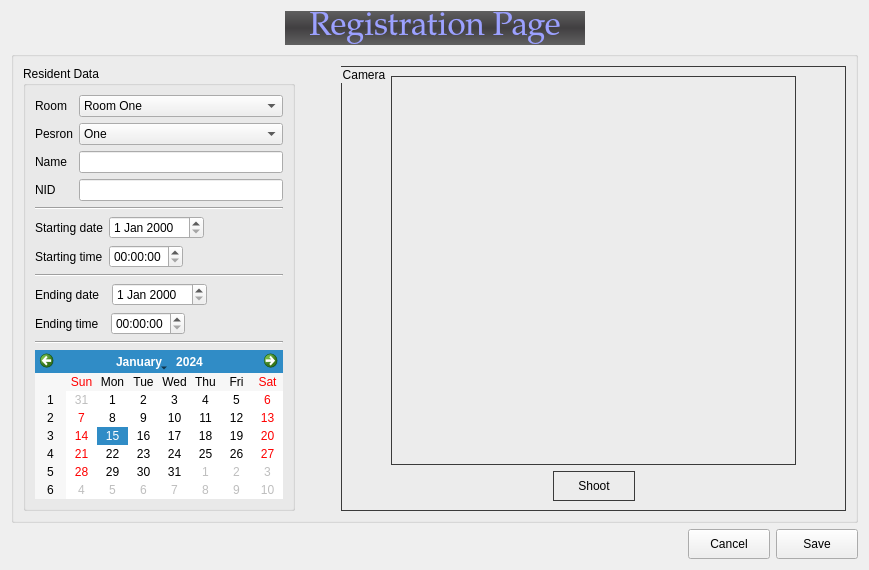
      <widget class="QWidget" name="page_3">
       <layout class="QGridLayout" name="gridLayout_82">
        <item row="0" column="0">
         <layout class="QHBoxLayout" name="horizontalLayout_39">
          <item>
           <spacer name="horizontalSpacer_25">
            <property name="orientation">
             <enum>Qt::Horizontal</enum>
            </property>
            <property name="sizeHint" stdset="0">
             <size>
              <width>40</width>
              <height>20</height>
             </size>
            </property>
           </spacer>
          </item>
          <item>
           <widget class="QLabel" name="label_45">
            <property name="minimumSize">
             <size>
              <width>300</width>
              <height>0</height>
             </size>
            </property>
            <property name="font">
             <font>
              <family>URW Palladio L</family>
              <pointsize>25</pointsize>
              <weight>9</weight>
              <italic>false</italic>
              <bold>false</bold>
             </font>
            </property>
            <property name="styleSheet">
             <string notr="true">font: 75 25pt &quot;URW Palladio L&quot;;
color:rgb(156, 161, 255);
background-color:qlineargradient(spread:pad, x1:0.600329, y1:1, x2:0.600939, y2:0, stop:0 rgba(97, 97, 97, 255), stop:0.502347 rgba(65, 63, 65, 255), stop:1 rgba(95, 95, 95, 255))</string>
            </property>
            <property name="text">
             <string>Registration Page</string>
            </property>
            <property name="alignment">
             <set>Qt::AlignCenter</set>
            </property>
           </widget>
          </item>
          <item>
           <spacer name="horizontalSpacer_51">
            <property name="orientation">
             <enum>Qt::Horizontal</enum>
            </property>
            <property name="sizeHint" stdset="0">
             <size>
              <width>40</width>
              <height>20</height>
             </size>
            </property>
           </spacer>
          </item>
         </layout>
        </item>
        <item row="1" column="0">
         <widget class="QGroupBox" name="groupBox_26">
          <property name="title">
           <string/>
          </property>
          <layout class="QGridLayout" name="gridLayout_83" columnstretch="0,0,0">
           <item row="0" column="2">
            <widget class="QGroupBox" name="groupBox_25">
             <property name="styleSheet">
              <string notr="true">border:1px solid rgb(58, 58, 58)</string>
             </property>
             <property name="title">
              <string>Camera</string>
             </property>
             <layout class="QGridLayout" name="gridLayout_80">
              <item row="1" column="1">
               <layout class="QHBoxLayout" name="horizontalLayout">
                <item>
                 <spacer name="horizontalSpacer_3">
                  <property name="orientation">
                   <enum>Qt::Horizontal</enum>
                  </property>
                  <property name="sizeHint" stdset="0">
                   <size>
                    <width>40</width>
                    <height>20</height>
                   </size>
                  </property>
                 </spacer>
                </item>
                <item>
                 <widget class="QPushButton" name="ShootBtN">
                  <property name="minimumSize">
                   <size>
                    <width>82</width>
                    <height>30</height>
                   </size>
                  </property>
                  <property name="text">
                   <string>Shoot</string>
                  </property>
                 </widget>
                </item>
                <item>
                 <spacer name="horizontalSpacer_4">
                  <property name="orientation">
                   <enum>Qt::Horizontal</enum>
                  </property>
                  <property name="sizeHint" stdset="0">
                   <size>
                    <width>40</width>
                    <height>20</height>
                   </size>
                  </property>
                 </spacer>
                </item>
               </layout>
              </item>
              <item row="0" column="1">
               <widget class="QLabel" name="CameraLB">
                <property name="minimumSize">
                 <size>
                  <width>405</width>
                  <height>170</height>
                 </size>
                </property>
                <property name="maximumSize">
                 <size>
                  <width>500</width>
                  <height>650</height>
                 </size>
                </property>
                <property name="styleSheet">
                 <string notr="true"/>
                </property>
                <property name="text">
                 <string/>
                </property>
                <property name="pixmap">
                 <pixmap resource="icons.qrc">:/newPrefix/Icons/person-icon-1675.png</pixmap>
                </property>
                <property name="scaledContents">
                 <bool>true</bool>
                </property>
               </widget>
              </item>
              <item row="0" column="0">
               <spacer name="horizontalSpacer_103">
                <property name="orientation">
                 <enum>Qt::Horizontal</enum>
                </property>
                <property name="sizeHint" stdset="0">
                 <size>
                  <width>40</width>
                  <height>20</height>
                 </size>
                </property>
               </spacer>
              </item>
              <item row="0" column="2">
               <spacer name="horizontalSpacer_104">
                <property name="orientation">
                 <enum>Qt::Horizontal</enum>
                </property>
                <property name="sizeHint" stdset="0">
                 <size>
                  <width>40</width>
                  <height>20</height>
                 </size>
                </property>
               </spacer>
              </item>
             </layout>
            </widget>
           </item>
           <item row="0" column="0">
            <widget class="QGroupBox" name="groupBox">
             <property name="minimumSize">
              <size>
               <width>250</width>
               <height>0</height>
              </size>
             </property>
             <property name="font">
              <font/>
             </property>
             <property name="styleSheet">
              <string notr="true"/>
             </property>
             <property name="title">
              <string>Resident Data</string>
             </property>
             <layout class="QGridLayout" name="gridLayout_3">
              <item row="1" column="0">
               <widget class="Line" name="line_2">
                <property name="orientation">
                 <enum>Qt::Horizontal</enum>
                </property>
               </widget>
              </item>
              <item row="6" column="0">
               <layout class="QHBoxLayout" name="horizontalLayout_7">
                <item>
                 <widget class="QLabel" name="label_7">
                  <property name="text">
                   <string>Ending time  </string>
                  </property>
                 </widget>
                </item>
                <item>
                 <widget class="QTimeEdit" name="timeEdit_2">
                  <property name="minimumSize">
                   <size>
                    <width>56</width>
                    <height>0</height>
                   </size>
                  </property>
                  <property name="maximumSize">
                   <size>
                    <width>116</width>
                    <height>16777215</height>
                   </size>
                  </property>
                  <property name="locale">
                   <locale language="English" country="UnitedStates"/>
                  </property>
                 </widget>
                </item>
                <item>
                 <spacer name="horizontalSpacer_2">
                  <property name="orientation">
                   <enum>Qt::Horizontal</enum>
                  </property>
                  <property name="sizeHint" stdset="0">
                   <size>
                    <width>10</width>
                    <height>20</height>
                   </size>
                  </property>
                 </spacer>
                </item>
               </layout>
              </item>
              <item row="8" column="0">
               <widget class="QCalendarWidget" name="calendarWidget">
                <property name="locale">
                 <locale language="English" country="UnitedStates"/>
                </property>
               </widget>
              </item>
              <item row="5" column="0">
               <layout class="QHBoxLayout" name="horizontalLayout_10">
                <item>
                 <widget class="QLabel" name="label_16">
                  <property name="maximumSize">
                   <size>
                    <width>100</width>
                    <height>16777215</height>
                   </size>
                  </property>
                  <property name="text">
                   <string>Ending date  </string>
                  </property>
                 </widget>
                </item>
                <item>
                 <widget class="QDateEdit" name="dateEdit_2">
                  <property name="minimumSize">
                   <size>
                    <width>56</width>
                    <height>0</height>
                   </size>
                  </property>
                  <property name="maximumSize">
                   <size>
                    <width>116</width>
                    <height>16777215</height>
                   </size>
                  </property>
                  <property name="locale">
                   <locale language="English" country="UnitedStates"/>
                  </property>
                 </widget>
                </item>
                <item>
                 <spacer name="horizontalSpacer_34">
                  <property name="orientation">
                   <enum>Qt::Horizontal</enum>
                  </property>
                  <property name="sizeHint" stdset="0">
                   <size>
                    <width>10</width>
                    <height>20</height>
                   </size>
                  </property>
                 </spacer>
                </item>
               </layout>
              </item>
              <item row="3" column="0">
               <layout class="QHBoxLayout" name="horizontalLayout_5">
                <item>
                 <widget class="QLabel" name="label_5">
                  <property name="text">
                   <string>Starting time</string>
                  </property>
                 </widget>
                </item>
                <item>
                 <widget class="QTimeEdit" name="timeEdit">
                  <property name="minimumSize">
                   <size>
                    <width>56</width>
                    <height>0</height>
                   </size>
                  </property>
                  <property name="maximumSize">
                   <size>
                    <width>116</width>
                    <height>16777215</height>
                   </size>
                  </property>
                  <property name="locale">
                   <locale language="English" country="UnitedStates"/>
                  </property>
                 </widget>
                </item>
                <item>
                 <spacer name="horizontalSpacer">
                  <property name="orientation">
                   <enum>Qt::Horizontal</enum>
                  </property>
                  <property name="sizeHint" stdset="0">
                   <size>
                    <width>10</width>
                    <height>20</height>
                   </size>
                  </property>
                 </spacer>
                </item>
               </layout>
              </item>
              <item row="0" column="0">
               <layout class="QGridLayout" name="gridLayout">
                <item row="0" column="0">
                 <layout class="QVBoxLayout" name="verticalLayout_5">
                  <item>
                   <widget class="QLabel" name="label_13">
                    <property name="maximumSize">
                     <size>
                      <width>100</width>
                      <height>16777215</height>
                     </size>
                    </property>
                    <property name="text">
                     <string>Room</string>
                    </property>
                   </widget>
                  </item>
                  <item>
                   <widget class="QLabel" name="label_14">
                    <property name="maximumSize">
                     <size>
                      <width>100</width>
                      <height>16777215</height>
                     </size>
                    </property>
                    <property name="text">
                     <string>Pesron</string>
                    </property>
                   </widget>
                  </item>
                  <item>
                   <widget class="QLabel" name="label_11">
                    <property name="maximumSize">
                     <size>
                      <width>100</width>
                      <height>16777215</height>
                     </size>
                    </property>
                    <property name="text">
                     <string>Name</string>
                    </property>
                   </widget>
                  </item>
                  <item>
                   <widget class="QLabel" name="label_12">
                    <property name="maximumSize">
                     <size>
                      <width>100</width>
                      <height>16777215</height>
                     </size>
                    </property>
                    <property name="text">
                     <string>NID</string>
                    </property>
                   </widget>
                  </item>
                 </layout>
                </item>
                <item row="0" column="1">
                 <layout class="QVBoxLayout" name="verticalLayout_6">
                  <item>
                   <widget class="QComboBox" name="RoomCB">
                    <property name="minimumSize">
                     <size>
                      <width>56</width>
                      <height>0</height>
                     </size>
                    </property>
                    <item>
                     <property name="text">
                      <string>Room One</string>
                     </property>
                    </item>
                    <item>
                     <property name="text">
                      <string>Room Two</string>
                     </property>
                    </item>
                    <item>
                     <property name="text">
                      <string>Room Three</string>
                     </property>
                    </item>
                   </widget>
                  </item>
                  <item>
                   <widget class="QComboBox" name="PersonCB">
                    <item>
                     <property name="text">
                      <string>One</string>
                     </property>
                    </item>
                    <item>
                     <property name="text">
                      <string>Two</string>
                     </property>
                    </item>
                   </widget>
                  </item>
                  <item>
                   <widget class="QLineEdit" name="REGNAME"/>
                  </item>
                  <item>
                   <widget class="QLineEdit" name="REGNID"/>
                  </item>
                 </layout>
                </item>
               </layout>
              </item>
              <item row="2" column="0">
               <layout class="QHBoxLayout" name="horizontalLayout_9">
                <item>
                 <widget class="QLabel" name="label_15">
                  <property name="maximumSize">
                   <size>
                    <width>100</width>
                    <height>16777215</height>
                   </size>
                  </property>
                  <property name="text">
                   <string>Starting date</string>
                  </property>
                 </widget>
                </item>
                <item>
                 <widget class="QDateEdit" name="dateEdit">
                  <property name="minimumSize">
                   <size>
                    <width>56</width>
                    <height>0</height>
                   </size>
                  </property>
                  <property name="maximumSize">
                   <size>
                    <width>116</width>
                    <height>16777215</height>
                   </size>
                  </property>
                  <property name="locale">
                   <locale language="English" country="UnitedStates"/>
                  </property>
                 </widget>
                </item>
                <item>
                 <spacer name="horizontalSpacer_33">
                  <property name="orientation">
                   <enum>Qt::Horizontal</enum>
                  </property>
                  <property name="sizeHint" stdset="0">
                   <size>
                    <width>10</width>
                    <height>20</height>
                   </size>
                  </property>
                 </spacer>
                </item>
               </layout>
              </item>
              <item row="4" column="0">
               <widget class="Line" name="line">
                <property name="orientation">
                 <enum>Qt::Horizontal</enum>
                </property>
               </widget>
              </item>
              <item row="7" column="0">
               <widget class="Line" name="line_3">
                <property name="orientation">
                 <enum>Qt::Horizontal</enum>
                </property>
               </widget>
              </item>
             </layout>
            </widget>
           </item>
           <item row="0" column="1">
            <spacer name="horizontalSpacer_105">
             <property name="orientation">
              <enum>Qt::Horizontal</enum>
             </property>
             <property name="sizeHint" stdset="0">
              <size>
               <width>40</width>
               <height>20</height>
              </size>
             </property>
            </spacer>
           </item>
          </layout>
         </widget>
        </item>
        <item row="2" column="0">
         <layout class="QHBoxLayout" name="horizontalLayout_2">
          <item>
           <spacer name="horizontalSpacer_5">
            <property name="orientation">
             <enum>Qt::Horizontal</enum>
            </property>
            <property name="sizeHint" stdset="0">
             <size>
              <width>40</width>
              <height>20</height>
             </size>
            </property>
           </spacer>
          </item>
          <item>
           <widget class="QPushButton" name="pushButton_10">
            <property name="minimumSize">
             <size>
              <width>82</width>
              <height>30</height>
             </size>
            </property>
            <property name="text">
             <string>Cancel</string>
            </property>
           </widget>
          </item>
          <item>
           <widget class="QPushButton" name="pushButton_9">
            <property name="minimumSize">
             <size>
              <width>82</width>
              <height>30</height>
             </size>
            </property>
            <property name="text">
             <string>Save</string>
            </property>
           </widget>
          </item>
         </layout>
        </item>
       </layout>
      </widget>
